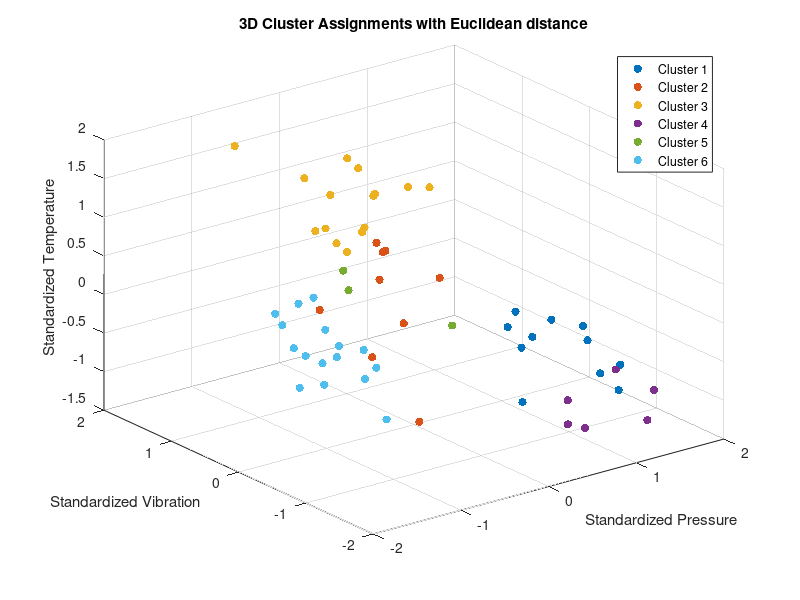

MATLAB code to generate this figure:
%k-means clustering algorithm

% Load the data from the .mat file
data = load('Lab1/F0_PVT.mat');

pressure = data.Pressure;
temperature = data.Temperature;
vibration = data.Vibration;

% Standardize the data
pressure_standardized = (pressure - mean(pressure)) ./ std(pressure);
temperature_standardized = (temperature - mean(temperature)) ./ std(temperature);
vibration_standardized = (vibration - mean(vibration)) ./ std(vibration);

pressure_reshape = reshape(pressure_standardized, [], 1);
vibration_reshape = reshape(vibration_standardized, [], 1);
temperature_reshape = reshape(temperature_standardized, [], 1);

% Store all PVT data into a 60*3 matrix
data = zeros(size(pressure,1)*size(pressure,2),3);
data(:,1) = pressure_reshape;
data(:,2) = vibration_reshape;
data(:,3) = temperature_reshape;

% Cluster number
k = 6;

% Iteration 
maxIter = 50;

% Initialise centroids
numPoints = size(data,1);
centroids = data(randperm(numPoints, k), :);
assignment = zeros(size(data,1),3);
disp(size(assignment));


for it = 1:maxIter
    % Assign each datapoint to nearest centroid
    for i = 1:numPoints
        assign_j = -1;
        min_distance = inf;
        for j = 1:k
            distance = sqrt(sum((data(i,:) - centroids(j,:)) .^ 2));
            if distance < min_distance
                min_distance = distance;
                assign_j = j;
            end
        end
        assignment(i) = assign_j; % Store the index of the centroid
    end
    
    tmp = centroids;

    % Calculate means of datapoints in each cluster
    for j = 1:k
        points = data(assignment == j, :);
        if size(points, 1) > 0
            centroids(j, :) = mean(points);
        end
    end

    % Terminate if converge, otherwise update centroid and go again
    if centroids == tmp 
        break;
    end
end

disp('Cluster Assignments:');
disp(assignment);
disp('Centroids:')
disp(centroids)

figure;
hold on;
colors = lines(k); % Generate k distinct colors
for j = 1:k
    % Select data points assigned to each cluster
    cluster_points = data(assignment == j, :);
    scatter3(cluster_points(:,1), cluster_points(:,2), cluster_points(:,3), 36, colors(j,:), 'filled');
end
xlabel('Standardized Pressure');
ylabel('Standardized Vibration');
zlabel('Standardized Temperature');
title('3D Cluster Assignments with Euclidean distance');
legend(arrayfun(@(x) sprintf('Cluster %d', x), 1:k, 'UniformOutput', false));
grid on; % Optional for a grid
view(3); % Adjusts the view to 3D
hold off;
        
        
        
        
        
        
        
